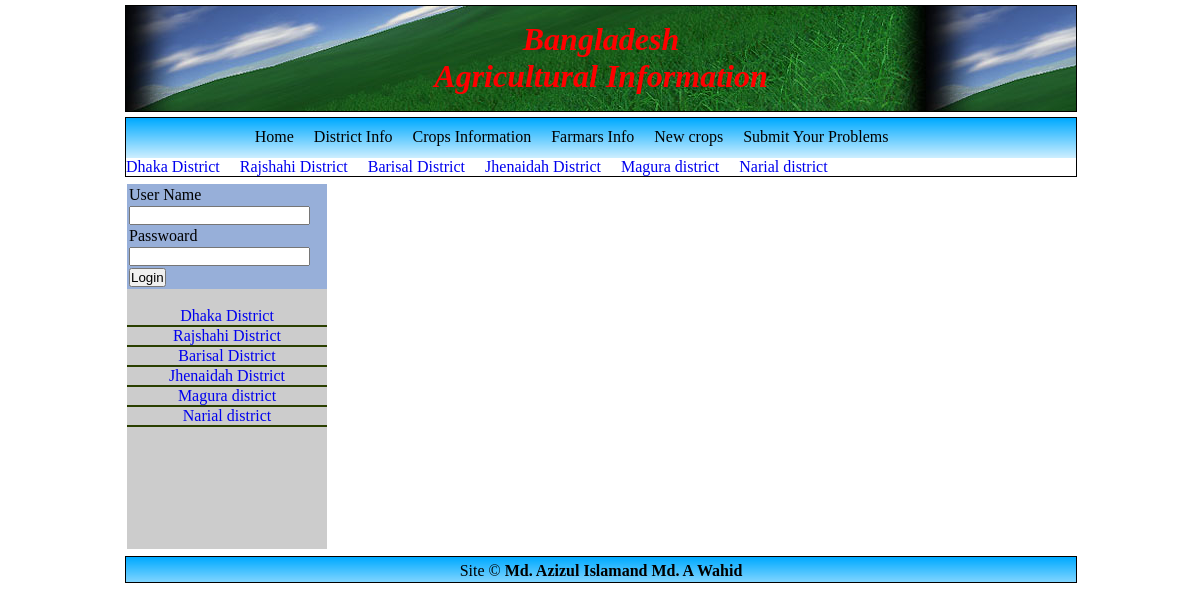
/districtinfo.php, run on the app's committed database.
### tables this page shows
CREATE TABLE `districtinfo` (
  `id` int(5) NOT NULL auto_increment,
  `districtName` varchar(20) NOT NULL,
  `division` varchar(20) NOT NULL,
  `area` varchar(10) NOT NULL,
  `image` varchar(30) default NULL,
  PRIMARY KEY  (`id`)
);

### districtinfo.php (the view)
<?php
include("includes/header.php");
?>
		<?php
		$link=connect_db();
		$sql="SELECT * FROM districtinfo";
		$result=mysql_query($sql,$link);
		while($row=mysql_fetch_array($result))
		{
		echo "<a style='text-decoration:none;' href='DisplaydistrictInfo.php?district_id=$row[id]'>$row[districtName]<br><hr color='#2A3F00'>";
		}
		?>
  </td>
  <td  height="365" background="images/untitled.JPG" align="left" valign="top">
<?php
include("includes/footer.php");
?>

### includes/header.php (shortened to what this page needs)
<html>
   <head>
   </head>
   <link rel="stylesheet" href="includes/styleshit.css" type="text/css">
 <body>
	<div id="page">
	   <div id="header">
		<h1><i>Bangladesh<br>Agricultural Information</i></h1>
	   </div>
	   <div id="horzmenu">
		<div style="width:75%;margin:auto;">
		<ul>
		   <li><a href="index.php">Home</a></li>
		   <li><a href="districtinfo.php">District Info</a></li>
		   <li><a href="cropsinfo.php">Crops Information</a></li>
		   <li><a href="farmarInfo.php">Farmars Info</a></li>
		   <li><a href="newcrops.php">New crops</a></li>
		   <li><a href="FarmarsProblems.php">Submit Your Problems</a></li>
		</ul>
		</div>
           </div>
	   <div id="text" style="width:100%;margin-bottom:5px;border:solid black thin;border-top:none; text-decoration:none;"><MARQUEE WIDTH=100% BEHAVIOR=SCROLL BGColor=lightblue loop="-1" onMouseUp="stop"><font color="#B50423">
	   <?php
		$link=connect_db();
		$sql="SELECT * FROM districtinfo";
		$result=mysql_query($sql,$link);
		while($row=mysql_fetch_array($result))
		{
		echo "<a style='text-decoration:none' href='DisplaydistrictInfo.php?district_id=$row[id]'>$row[districtName] &nbsp;&nbsp;&nbsp;&nbsp;</a>";
		}
		?>
	  </font> </MARQUEE></div>
 <table width="100%" height="365px" border="0"  cellpadding="5">
<tr><td width="200" height="365" bgcolor="#CCCCCC" valign="top" align="center">
<form action="login.php" method="post">
<table class="login"><tr><td>User Name</td></tr>
<tr><td><input type="text" name="userName"></td></tr>
<tr><td>Passwoard</td></tr><tr><td><input type="password" name="password"></td></tr>
<tr><td><input type="submit" value="Login"></td></tr>
</table>
</form>
<br>

### includes/styleshit.css (style rules this page uses)
* { margin:0; padding:0; }
#page { width:950px; height: auto; margin:auto; }
#header { margin-top:5px; width:100%; height:90px; padding-top:15px; text-align:center; margin-bottom:5px; border: solid black thin; background-color:lightgreen; background-image: url(../images/header_bg.jpg); background-repeat:repeat; }
#header h1 { color:red; }
#horzmenu { width:100%; height:30px; padding-top:10px; text-align:center; border:solid black thin; background-color:skyblue; background-image: url("images/menu.png"); background-repeat:repeat; border-bottom:none; }
#horzmenu ul li { list-style-type: none; float:left; margin-left:10px; margin-right:10px; text-decoration:none; }
#horzmenu ul li a { color:black; font-size:16px; text-decoration:none; }

### includes/header.php (style rules this page uses)
.login { background: #97AFD9; width:100%; }

### data on the page
districtinfo: districtName "Dhaka District"
districtinfo: districtName "Rajshahi District"
districtinfo: districtName "Barisal District"
districtinfo: districtName "Jhenaidah District"
districtinfo: districtName "Magura district"
districtinfo: districtName "Narial district"
